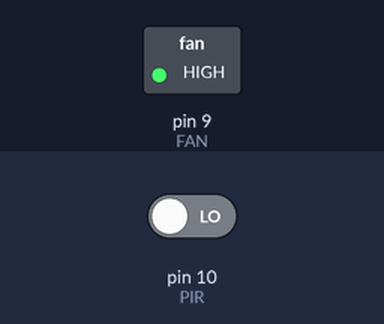
The sketch below on a simulated Arduino Uno, built with avr-gcc and run on an emulated ATmega328P. Parts: switched loads named in the sketch (green lamp = pin HIGH). The test bench sets the inputs (shaded band); at power-on: pin 10 (PIR) LOW. What the sketch prints to the serial monitor is not drawn.

Above: at 4.8 s.
4.9 s: pin 10 (PIR) driven HIGH
At 6.4 s:
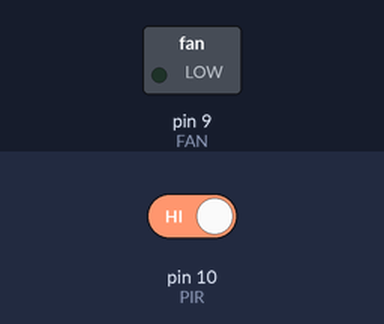
7.6 s: pin 10 (PIR) driven LOW
At 9.2 s:
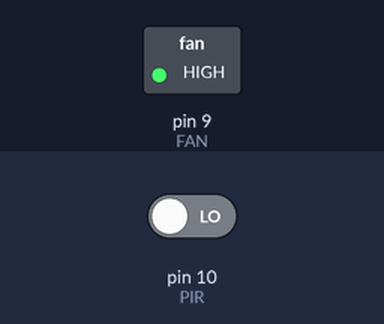
Timing chart, 0 to 10.7 s (numbered marks = the images above; inputs shaded):
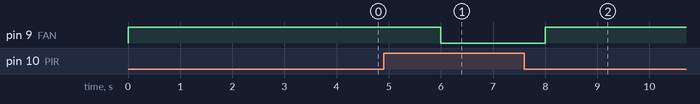

The sketch:

Fan_PIR.ino
```cpp
#define PIR 10
int FAN = 9;

void setup() {
  pinMode(FAN,OUTPUT);
  pinMode(PIR,INPUT);
  Serial.begin(9600);
  Serial.println("Start...");

}

void loop() {

  if(digitalRead(PIR)==HIGH)
    digitalWrite(FAN,LOW);
  else
    digitalWrite(FAN,HIGH);
  delay(2000);

}
```

Measured:
- after the input at 4.9 s, pin 9 (FAN): HIGH → LOW after 1.1 s
- after the input at 7.6 s, pin 9 (FAN): LOW → HIGH after 0.40 s
